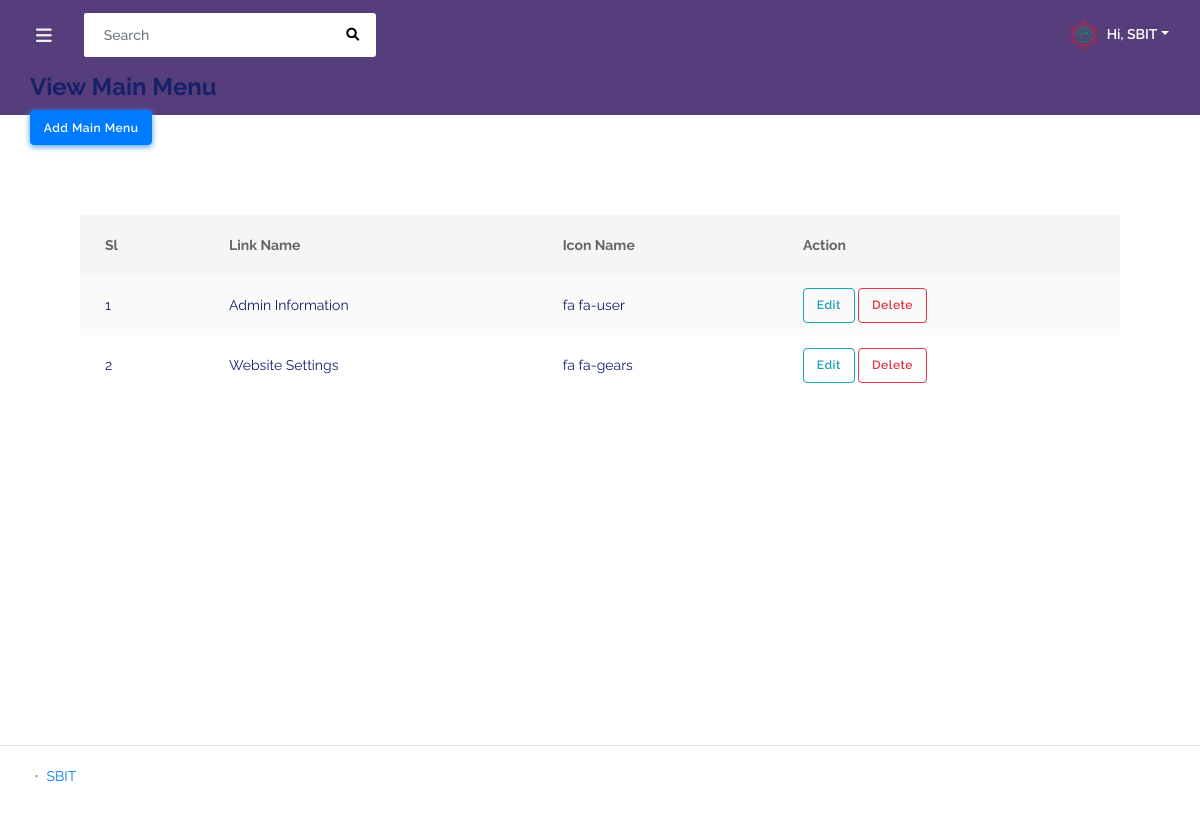
/backend/admin/main_menu/view_main_menu.php (signed in), run on the app's committed database.
### tables this page shows
CREATE TABLE `main_menu` (
  `id` int(100) NOT NULL,
  `sl` int(100) DEFAULT NULL,
  `main_menu_name` varchar(255) DEFAULT NULL,
  `icon` varchar(255) DEFAULT NULL,
  `status` int(10) DEFAULT NULL
);

### database/connection.php (called while the page is built, shortened)
<?php
class database
{
  public $hostadress="localhost";
  public $username="root";
  public $password="";
  public $database="dynamicschool_database";
  private function database()
  {
    $this->link=new mysqli($this->hostadress,$this->username,$this->password,$this->database);
  }
}
?>

### backend/admin/main_menu/view_main_menu.php (the view, shortened to what this page needs)
<?php
include('../layouts/header.php');
?>
        <div class="main-content">
            <section class="section">
                <div class="form-header">
                    <h4>View Main Menu</h4>
                </div>
                <div class="links">
                    <a href="add_main_menu.php" class="btn btn-info">Add Main Menu</a>
                </div>
                <div class="form-section">
                    <table class="table table-striped v_center" id="table-2">
                        <thead>
                            <tr>
                                <th>Sl</th>
                                <th>Link Name</th>
                                <th>Icon Name</th>
                                <th>Action</th>
                            </tr>
                        </thead>
                        <tbody>
                            <?php
                            $sql = $db->link->query("SELECT * FROM `main_menu`");
                            if($sql)
                            {
                                while ($showdata = $sql->fetch_array())
                                {
                                ?>
                                <tr>
                                    <td><?php echo $showdata['1']; ?></td>
                                    <td><?php echo $showdata['2']; ?></td>
                                    <td><?php echo $showdata['3']; ?></td>
                                    <td>
                                       <a href="edit_main_menu.php?id=<?php echo $showdata['0']; ?>" class="btn btn-outline-info">Edit</a>
                                       <a href="delete_main_menu.php?id=<?php echo $showdata['0']; ?>" class="btn btn-outline-danger">Delete</a>
                                    </td>
                                </tr>
                                <?php
                                }
                            }
                            ?>
                        </tbody>
                    </table>
                </div>
            </section>
        </div>
<?php include('../layouts/footer.php'); ?>

### data on the page
main_menu: sl "1", main_menu_name "Admin Information", icon "fa fa-user"
main_menu: sl "2", main_menu_name "Website Settings", icon "fa fa-gears"

### other printed values
$_SESSION['username'] "SBIT"
